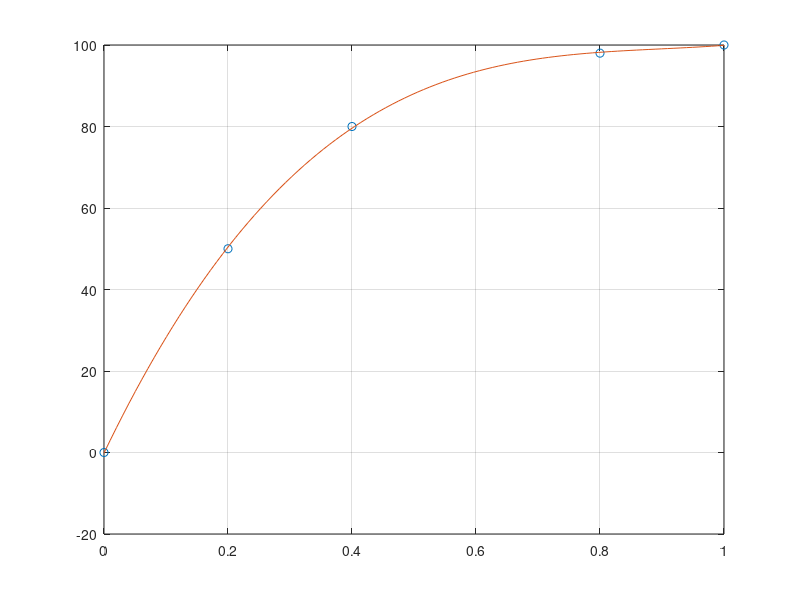

This figure's MATLAB source:
clc;
clear;
close all;
% 快乐：嘴角上扬状
% 0.8-0.99
x = [0, 0.4, 0.8, 0.95, 1]; % 输入已知的 x 坐标
y = [0, 10, 50, 80, 100]; % 输入已知的 y 坐标
p = polyfit(x, y, 3);
% 愤怒：咬牙切齿挤眼睛状
% 0.2-0.45
x = [0, 0.2, 0.45, 1]; % 输入已知的 x 坐标
y = [0, 50, 80, 100]; % 输入已知的 y 坐标
p = polyfit(x, y, 3);
% 恐惧：挑高眉毛闭嘴状
% 0.3-0.5
x = [0, 0.3, 0.5, 0.75, 1]; % 输入已知的 x 坐标
y = [0, 50, 80, 90, 100]; % 输入已知的 y 坐标
p = polyfit(x, y, 3);
% 惊讶：大张嘴状
% 0.2-0.6
x = [0, 0.2, 0.6, 0.61, 1]; % 输入已知的 x 坐标
y = [0, 50, 80, 95, 100]; % 输入已知的 y 坐标
p = polyfit(x, y, 3);
% 悲伤：嘴角下压状
% 0.2-0.4
x = [0, 0.2, 0.4, 0.8, 1]; % 输入已知的 x 坐标
y = [0, 50, 80, 98, 100]; % 输入已知的 y 坐标
p = polyfit(x, y, 3);
% 厌恶：挤眼睛嘴角下压状
% 0.02-0.05
% 平静：无表情状
% 0.3+




xx = linspace(min(x), max(x), 100);
yy = polyval(p, xx);
plot(x, y, 'o', xx, yy, '-');
grid on;
disp('拟合多项式解析式:');
disp(p);


